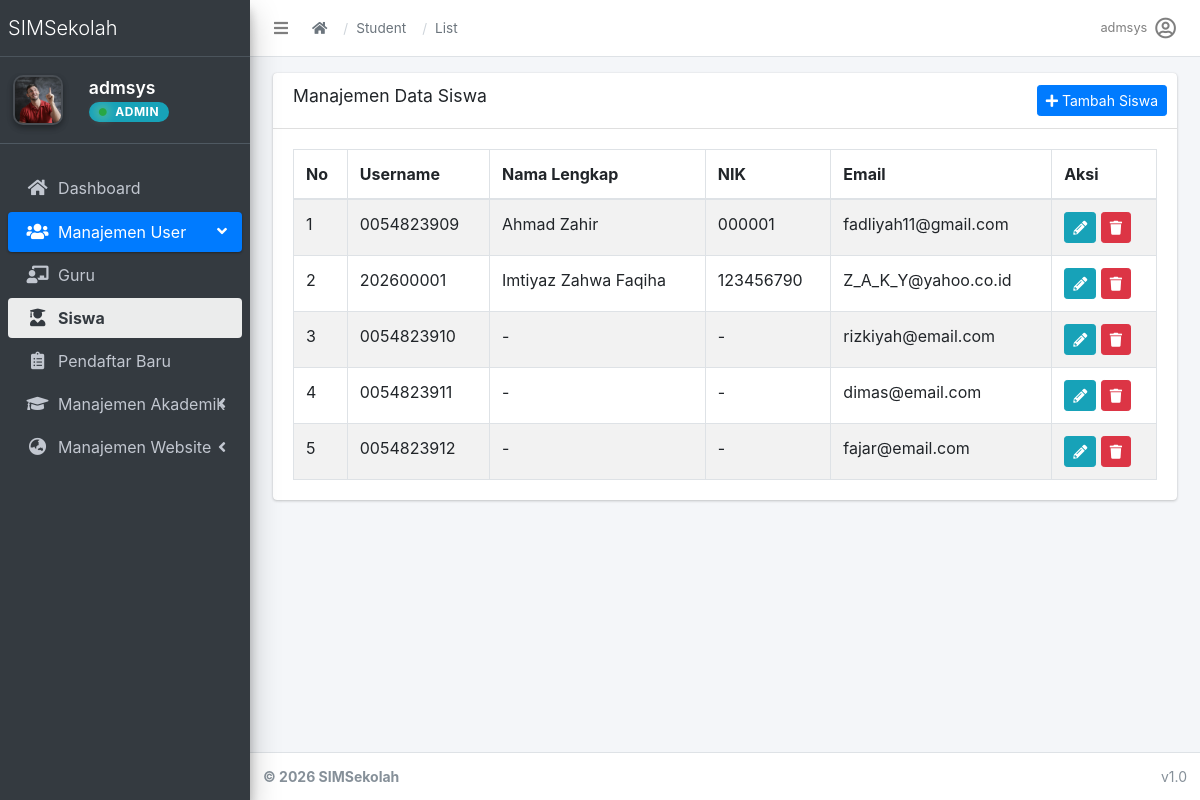
The page /accounts/students/ (signed in) on the database as committed earlier.
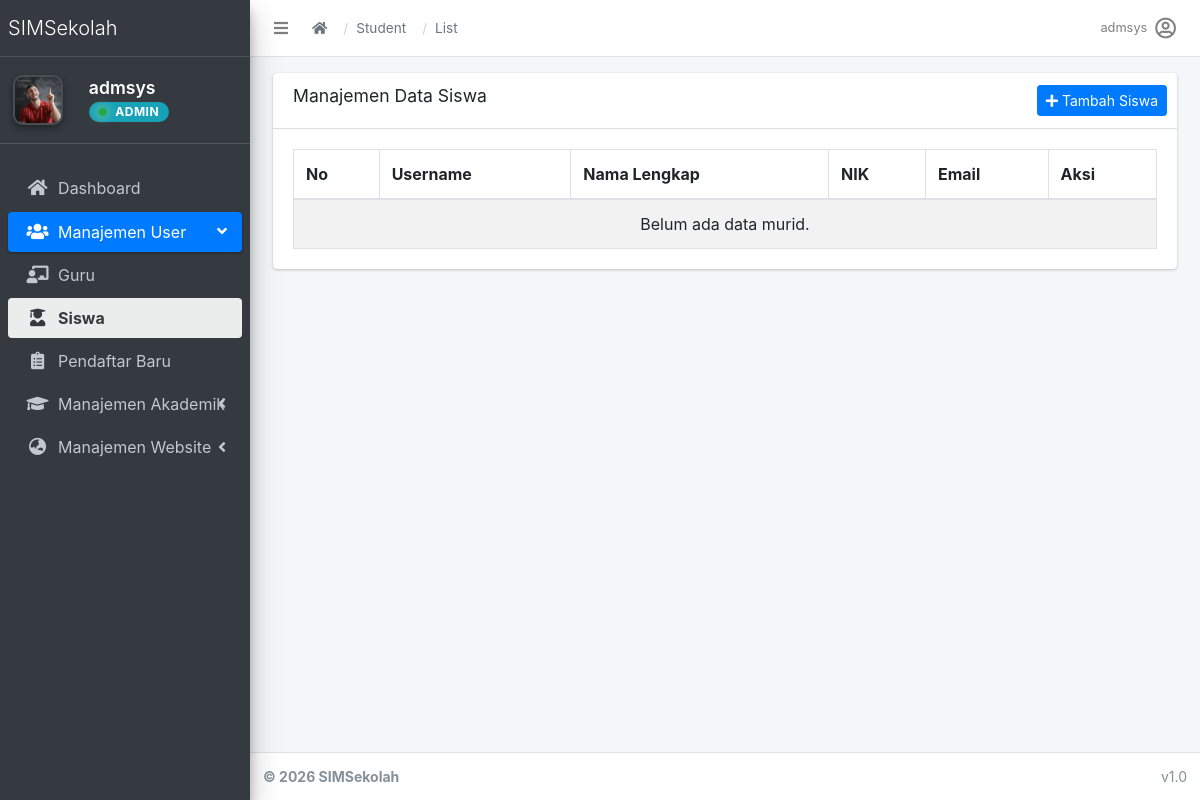
The same page on the database as committed later.
### apps/accounts/models.py (models this page shows, shortened)
class User(AbstractUser):
    role = models.CharField(
        max_length=20,
        choices=(
            ('admin', 'Admin'),
            ('operator', 'Operator'),
            ('teacher', 'Teacher'),
            ('student', 'Student'),
        ),
        default='student'
    )

class UserProfile(models.Model):
    GENDER_CHOICES = (
        ('L', 'Laki-laki'),
        ('P', 'Perempuan'),
    )
    user = models.OneToOneField(User, on_delete=models.CASCADE)
    nama_lengkap = models.CharField(max_length=150, blank=True)
    nik = models.CharField(max_length=16, blank=True)
    jenis_kelamin = models.CharField(max_length=1, choices=GENDER_CHOICES, blank=True)
    tempat_lahir = models.CharField(max_length=100, blank=True)
    tanggal_lahir = models.DateField(null=True, blank=True)
    nama_ibu_kandung = models.CharField(max_length=150, blank=True)
    nama_sekolah = models.CharField(max_length=200, blank=True)
    npsn = models.CharField(max_length=20, blank=True)
    alamat_sekolah = models.TextField(blank=True)
    email_unit_kerja = models.EmailField(blank=True)
    alamat_rumah = models.TextField(blank=True)
    no_hp = models.CharField(max_length=20, blank=True)
    email_pribadi = models.EmailField(blank=True)
    pendidikan_terakhir = models.CharField(max_length=100, blank=True)
    jurusan = models.CharField(max_length=100, blank=True)
    gelar = models.CharField(max_length=50, blank=True)

### apps/accounts/views.py (the view)
# urls.py: path('students/', views.student_list, name='student_list'),
@admin_only
def student_list(request):
    students = User.objects.filter(role='student')
    return render(request, 'accounts/student_list.html', {'students': students})

### apps/accounts/templatetags/account_tags.py (called while the page is built)
@register.inclusion_tag('accounts/partials/user_info.html')
def user_profile_info(user):
    profile = None
    if user.is_authenticated:
        if hasattr(user, 'userprofile'):
            profile = user.userprofile
        elif hasattr(user, 'student_profile'):
            profile = user.student_profile
    return {
        'user': user,
        'profile': profile,
    }

### apps/core/context_processors.py (called while the page is built)
def theme(request):
    return {
        "THEME": settings.THEME
    }

def breadcrumbs(request):
    breadcrumbs = []
    if request.resolver_match:
        url_name = request.resolver_match.url_name
        if url_name:
            parts = url_name.split("_")
            for part in parts:
                breadcrumbs.append({
                    "name": part.capitalize(),
                    "url": ""
                })
    return {
        "breadcrumbs": breadcrumbs
    }

### apps/accounts/templates/accounts/student_list.html (shortened to what this page needs)
{% extends 'admin/base.html' %}
{% load static %}
{% block content %}
<div class="container-fluid">
    <div class="row">
        <div class="col-12">
            <div class="card">
                <div class="card-header">
                    <h3 class="card-title">Manajemen Data Siswa</h3>
                    <div class="card-tools">
                        <a href="{% url 'accounts:student_create' %}" class="btn btn-primary btn-sm">
                            <i class="fas fa-plus"></i> Tambah Siswa
                        </a>
                    </div>
                </div>
                <div class="card-body">
                    <table id="example1" class="table table-bordered table-striped">
                        <thead>
                            <tr>
                                <th>No</th>
                                <th>Username</th>
                                <th>Nama Lengkap</th>
                                <th>NIK</th>
                                <th>Email</th>
                                <th>Aksi</th>
                            </tr>
                        </thead>
                        <tbody>
                            {% for student in students %}
                            <tr>
                                <td>{{ forloop.counter }}</td>
                                <td>{{ student.username }}</td>
                                <td>{{ student.userprofile.nama_lengkap|default:"-" }}</td>
                                <td>{{ student.userprofile.nik|default:"-" }}</td>
                                <td>{{ student.email }}</td>
                                <td>
                                    <a href="{% url 'accounts:student_edit' student.pk %}" class="btn btn-info btn-sm">
                                        <i class="fas fa-pencil-alt"></i>
                                    </a>
                                    <form action="{% url 'accounts:student_delete' student.pk %}" method="POST" style="display:inline;">
                                        <button type="submit" class="btn btn-danger btn-sm" onclick="return confirm('Yakin ingin menghapus?')">
                                            <i class="fas fa-trash"></i>
                                        </button>
                                    </form>
                                </td>
                            </tr>
                            {% empty %}
                            <tr>
                                <td colspan="6" class="text-center">Belum ada data murid.</td>
                            </tr>
                            {% endfor %}
                        </tbody>
                    </table>
                </div>
                </div>
        </div>
    </div>
</div>
{% endblock %}

### templates/admin/partials/navbar.html (shortened to what this page needs)
<nav class="main-header navbar navbar-expand navbar-white navbar-light">
  <ul class="navbar-nav">
    <li class="nav-item">
      <a class="nav-link" data-widget="pushmenu" href="#" role="button">
        <i class="fas fa-bars"></i>
      </a>
    </li>
  </ul>
  <nav aria-label="breadcrumb" class="d-none d-md-flex align-items-center ml-2">
    <ol class="breadcrumb">
      <li class="breadcrumb-item">
        <a href="{% url 'dashboard' %}"><i class="fas fa-home"></i></a>
      </li>
      {% for crumb in breadcrumbs %}
        {% if crumb.url %}
          <li class="breadcrumb-item">
            <a href="{{ crumb.url }}">{{ crumb.name }}</a>
          </li>
        {% else %}
          <li class="breadcrumb-item active" aria-current="page">
            {{ crumb.name }}
          </li>
        {% endif %}
      {% endfor %}
    </ol>
  </nav>
  <ul class="navbar-nav ml-auto">
  <li class="nav-item dropdown">
    <a class="nav-link d-flex align-items-center" data-toggle="dropdown" href="#">
      <span class="mr-2 d-none d-lg-inline text-gray-600 small">
        {% if request.user.role == 'student' %}
          {{ request.user.student_profile.nama_lengkap|default:request.user.username }}
        {% elif request.user.role == 'teacher' %}
          {{ request.user.teacher_profile.nama_lengkap|default:request.user.username }}
        {% else %}
          {{ request.user.username }}
        {% endif %}
      </span>
      {% if request.user.role == 'student' and request.user.student_profile.foto %}
        <img src="{{ request.user.student_profile.foto.url }}" class="img-circle elevation-2" style="width: 30px; height: 30px; object-fit: cover;">
      {% elif request.user.role == 'teacher' and request.user.teacher_profile.foto %}
        <img src="{{ request.user.teacher_profile.foto.url }}" class="img-circle elevation-2" style="width: 30px; height: 30px; object-fit: cover;">
      {% else %}
        <i class="far fa-user-circle fa-lg"></i>
      {% endif %}
    </a>
  </li>
</ul>
</nav>

Rows that differ between the two databases and show on the page:
removed User: username "0054823909", userprofile.nama_lengkap "Ahmad Zahir", userprofile.nik "000001", email "fadliyah11@gmail.com"
removed User: username "202600001", userprofile.nama_lengkap "Imtiyaz Zahwa Faqiha", userprofile.nik "123456790", email "Z_A_K_Y@yahoo.co.id"
removed User: username "0054823910", userprofile.nama_lengkap "-", userprofile.nik "-", email "rizkiyah@email.com"
removed User: username "0054823911", userprofile.nama_lengkap "-", userprofile.nik "-", email "dimas@email.com"
removed User: username "0054823912", userprofile.nama_lengkap "-", userprofile.nik "-", email "fajar@email.com"
Other text that changed with them:
text now shown: "Belum ada data murid."
